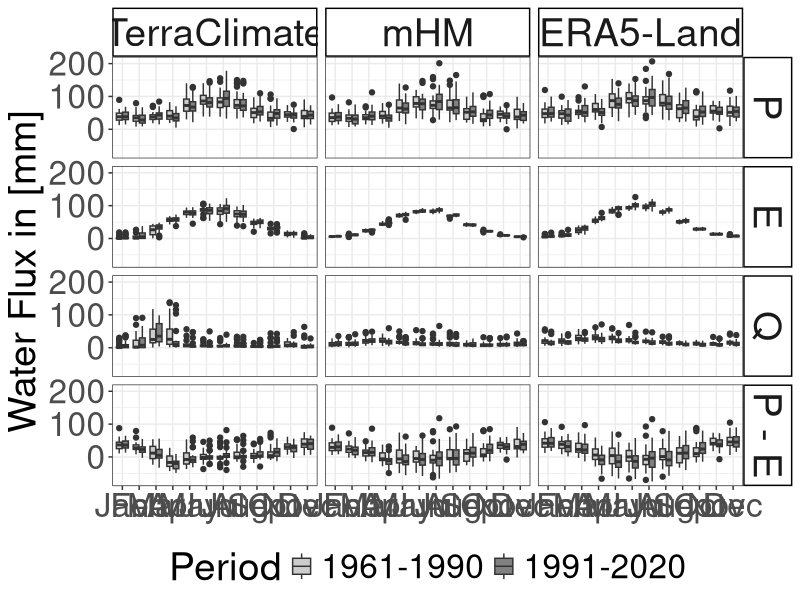

This chart was generated by the following R code:
library(data.table)
library(ggplot2)
library(ggpubr)
###
# tp
###
era5 <- fread("data/tp/era5_tp_cropped_ts.csv")
era5$name <- "ERA5-Land"
mhm <- fread("data/tp/mhm_tp_cropped_ts.csv")
mhm$name <- "mHM"
terraclimate <- fread("data/tp/terraclimate_tp_mm_cropped_196101_202012_025_monthly_ts.csv")
terraclimate$type <- NULL
terraclimate$name <- "TerraClimate"

tp_all <- rbind(era5, mhm, terraclimate)
tp_all <- tp_all[year(date) <= 1990, period := "1961-1990"
                 ][year(date) > 1990, period := "1991-2020"]
# e
era5 <- fread("data/e/era5_e_cropped_ts.csv")
era5$name <- "ERA5-Land"
mhm <- fread("data/e/mhm_e_cropped_ts.csv")
mhm$name <- "mHM"
terraclimate <- fread("data/e/terraclimate_e_mm_cropped_196101_202012_025_monthly_ts.csv")
terraclimate$type <- NULL
terraclimate$name <- "TerraClimate"

e_all <- rbind(era5, mhm, terraclimate)
e_all <- e_all[year(date) <= 1990, period := "1961-1990"
               ][year(date) > 1990, period := "1991-2020"]
# q
era5 <- fread("data/ro/era5_ro_cropped_ts.csv")
era5$name <- "ERA5-Land"
mhm <- fread("data/ro/mhm_ro_cropped_ts.csv")
mhm$name <- "mHM"
terraclimate <- fread("data/ro/terraclimate_ro_mm_cropped_196101_202012_025_monthly_ts.csv")
terraclimate$type <- NULL
terraclimate$name <- "TerraClimate"

ro_all <- rbind(era5, mhm, terraclimate)
ro_all <- ro_all[year(date) <= 1990, period := "1961-1990"
                 ][year(date) > 1990, period := "1991-2020"]
# pme
pme_all <- merge(tp_all, e_all, by = c('date', 'name', 'period'))
pme_all <- pme_all[, value := value.x - value.y, by = .(date, name)
                   ][, .(date, value, name, period)]

data_all <- merge(tp_all, e_all, by = c('date', 'name', 'period')) %>%
  merge(ro_all, by = c('date', 'name', 'period')) %>%
  merge(pme_all, by = c('date', 'name', 'period'))
setnames(data_all, c('date', 'name', 'period', 'P', 'E', 'Q', 'P - E'))
data_all <- melt(data_all,c('date', 'name', 'period'))

data_all$name <- factor(data_all$name, levels = c('TerraClimate', 'mHM', 'ERA5-Land'))

p00 <- ggplot(data_all, aes(x = as.factor(month(date)), y = value, fill = period)) +
  geom_boxplot() +
  theme_bw() + 
  labs(x = NULL, y = 'Water Flux in [mm]', fill = "Period", title = NULL) +
  scale_fill_manual(values = c("#CCCCCC", "#818181")) +
  scale_x_discrete(breaks = seq(1, 12), 
                   labels = c("Jan", "Feb", "Mar", "Apr", "May", "Jun", "Jul",
                              "Aug", "Sep", "Oct", "Nov", "Dec")) +
  facet_grid(variable ~ name) +
  theme(plot.title = element_text(size = 32),
        axis.text = element_text(size = 24), 
        axis.title = element_text(size = 28), 
        legend.text = element_text(size = 24), 
        legend.title = element_text(size = 28),
        strip.text = element_text(size = 28),
        strip.background = element_rect(fill = "white", color = "black", linewidth = 1),
        legend.position = 'bottom')

ggsave("plots/boxplot.pdf", p00, width = 8.15*3.1, height = 5.01*4, dpi = 600)
